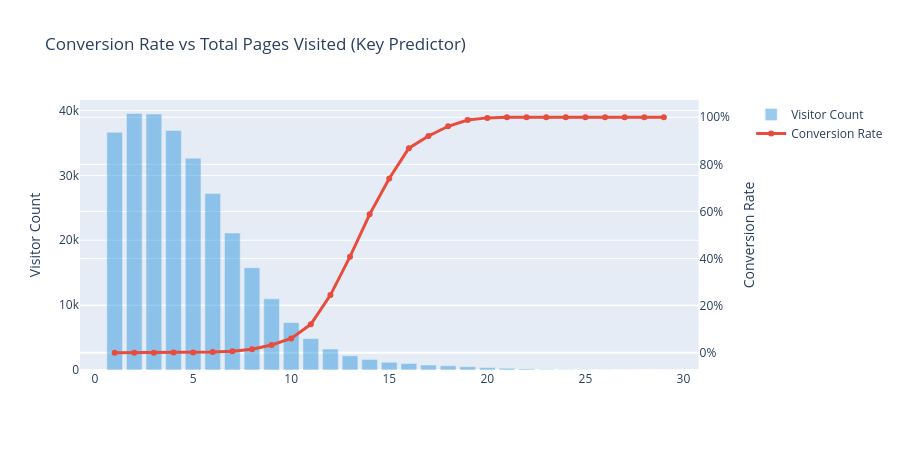

This figure's notebook cell:
### Markdown cell above
### Expected output

![04_conversion_rate_by_feature](reports/figures/04_conversion_rate_by_feature.png)

- Germany (6.2%) and UK (5.2%) have conversion rates well above the 3.2% average, while China is an extreme outlier at 0.1%. Country (specifically China vs. rest) is a strong discriminative feature.
- Source differences are modest (Ads 3.5%, Seo 3.3%, Direct 2.8%) and unlikely to be a top predictor.
- Returning users convert at 7.2% vs 1.4% for new users -- a 5x difference and the second strongest signal after page visits. Retention strategies should be prioritized.

### Code cell
pages_conv = (
    train_data
    .groupby("total_pages_visited")[TARGET]
    .agg(["mean", "count"])
    .reset_index()
)
pages_conv.columns = [
    "total_pages_visited", "conversion_rate", "count",
]

fig = make_subplots(specs=[[{"secondary_y": True}]])

fig.add_trace(
    go.Bar(
        x=pages_conv["total_pages_visited"],
        y=pages_conv["count"],
        name="Visitor Count",
        marker_color="#3498db",
        opacity=0.5,
    ),
    secondary_y=False,
)

fig.add_trace(
    go.Scatter(
        x=pages_conv["total_pages_visited"],
        y=pages_conv["conversion_rate"],
        name="Conversion Rate",
        line=dict(color="#e74c3c", width=3),
        mode="lines+markers",
    ),
    secondary_y=True,
)

fig.update_layout(
    title_text=(
        "Conversion Rate vs Total Pages Visited (Key Predictor)"
    ),
    height=450,
)
fig.update_yaxes(title_text="Visitor Count", secondary_y=False)
fig.update_yaxes(
    title_text="Conversion Rate",
    tickformat=".0%",
    secondary_y=True,
)
fig.write_image(PLOT_DIR / "05_conversion_vs_pages.png", width=800, height=450, scale=2)
fig.show()

### Figure 1 — Plotly figure (JSON) as saved in the notebook; plotly's stock layout.template omitted (floating-point values rounded to 4 significant figures)
{"data": [{"marker": {"color": "#3498db"}, "name": "Visitor Count", "opacity": 0.5, "type": "bar", "x": [1, 2, 3, 4, 5, 6, 7, 8, 9, 10, 11, 12, 13, 14, 15, 16, 17, 18, 19, 20, 21, 22, 23, 24, 25, 26, 27, 28, 29], "xaxis": "x", "y": [36637, 39546, 39465, 36918, 32654, 27198, 21112, 15768, 10972, 7312, 4846, 3233, 2191, 1611, 1196, 997, 767, 653, 506, 372, 266, 162, 99, 40, 34, 15, 7, 1, 2], "yaxis": "y"}, {"line": {"color": "#e74c3c", "width": 3}, "mode": "lines+markers", "name": "Conversion Rate", "type": "scatter", "x": [1, 2, 3, 4, 5, 6, 7, 8, 9, 10, 11, 12, 13, 14, 15, 16, 17, 18, 19, 20, 21, 22, 23, 24, 25, 26, 27, 28, 29], "xaxis": "x", "y": [0.0, 0.0002276, 0.0002787, 0.0007855, 0.001562, 0.003456, 0.006584, 0.01528, 0.03318, 0.06045, 0.1207, 0.245, 0.408, 0.5878, 0.74, 0.8686, 0.9205, 0.9617, 0.9881, 0.9973, 1.0, 1.0, 1.0, 1.0, 1.0, 1.0, 1.0, 1.0, 1.0], "yaxis": "y2"}], "layout": {"height": 450, "title": {"text": "Conversion Rate vs Total Pages Visited (Key Predictor)"}, "xaxis": {"anchor": "y", "domain": [0, 0.94]}, "yaxis": {"anchor": "x", "domain": [0, 1], "title": {"text": "Visitor Count"}}, "yaxis2": {"anchor": "x", "overlaying": "y", "side": "right", "tickformat": ".0%", "title": {"text": "Conversion Rate"}}}}
